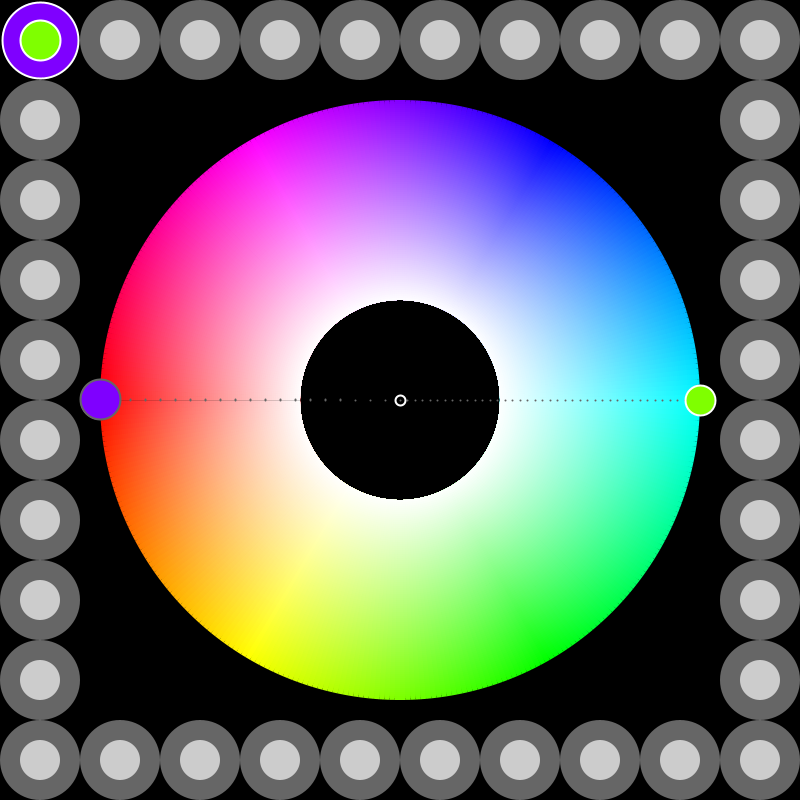
Frame 1 (no input)
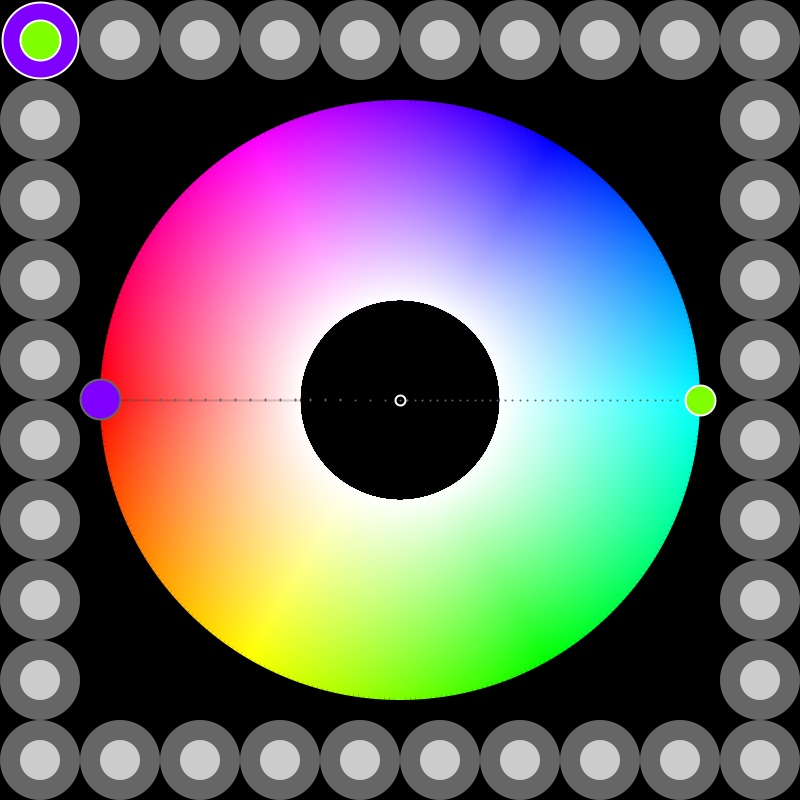
Frame 60 (the mouse pressed at the canvas centre just before this capture)
Frame 120 (the mouse held since frame 60 and released just before this capture): identical to frame 60, image omitted

The Processing sketch that drew these frames (run headless with seeded random() and noise(); from frame 60 on, the mouse is pressed at the canvas centre):

// Processing sketch: processing_152574
// ── processing_152574.pde

/*
 * Creative Coding
 * Week 4, 01 - an interactive colour wheel picker
 * Using code by Indae Hwang and Jon McCormack
 * Copyright (c) 2014 Monash University
 * Using code by Hannu Kulju / Animoottori – 2014 to create array to store and display stored colours
 *
 * This program draws an interactive colour selection wheel
 * Drag the colour circle around the hue wheel to change hue, change the distance
 * from the wheel to control brightness and saturation.
 * Right mouse click to switch between saturation and brightness selection.
 * Another colour circle is displayed showing the colour 180 degrees from the current colour
 *
 */


// colourHandle: the user interface element to changing colours over the wheel
// It has a postion and a size
//
float colorHandleX;
float colorHandleY;
float handleSize = 30;

// boolean isLocked
// the state of handle: when the color handle is pressed, 
// color hand is locked–released as the left mouse button is released 
//
boolean isLocked = false;

// Wheel radius: inner and outer
//
float innerR = 100; // inner
float outerR = 300; // outer
float outerR2 = outerR * 1; // limit of the handle's "pull" range

// current and complementry colour
float hueValue = 90;
float brightValue = 100;
float satValue = 100;
float complementryHue = 0;
PGraphics SatWheel;
PGraphics BrightWheel;
boolean sat_or_bright = true;

color mainC[], bgC[];  //  Main and background Color arrays
int currCol, numCols;  //  Number of color rectangles and current color rectangle

void setup() {

  size(800, 800);
  colorMode(HSB, 360, 100, 100); // use HSB colour mode, H=0->360, S=0->100, B=0->100
  
  satwheel();
  brightwheel();
  colorHandleX = width/2+300;
  colorHandleY = height/2;
  
  //  Added code
  numCols = 36;
  currCol = 0;
  mainC = new color[numCols];
  bgC = new color[numCols];
 
  for (int u=0; u < numCols; u++) {
    mainC[u] = color(0, 0, 80);
    bgC[u] = color(0, 0, 40);
  }
  //  Added code ends
  
}


void draw() {
  //Since were using HSB colour mode this clears the display window to white
  //         H  S  B


  if (sat_or_bright) {
    background(0, 0, 0);
    image(SatWheel,0,0);
  } else {
    background(0, 0, 95);
    image(BrightWheel,0,0);
  }

  // draw reference line at the 0/360 hue boundary
  stroke(0, 40);
  line(width/2 - innerR, height/2, width/2 - outerR2, height/2);

  //draw itten's color wheel - we'll use a QUAD_STRIP for this


  // colour handle Position Update
  colorHandleUpdate();

  //draw dotted line from center to colorhandle
  dotLine(width/2, height/2, colorHandleX, colorHandleY, 40); 

  //draw color handle
  stroke(0,0,100);
  fill(0);
  ellipse(width/2, height/2, 10, 10);
  //   H         S    B
  fill(hueValue, satValue, brightValue);
  ellipse(colorHandleX, colorHandleY, handleSize, handleSize );

  //complementry color for colorHandle (comHand)
  float angleComHand = map( atan2(colorHandleX-width/2, colorHandleY-height/2), -PI, PI, TWO_PI, 0) + HALF_PI;
  float radiusComeHand = outerR;
  float comHandX = width/2  + radiusComeHand * cos(angleComHand);
  float comHandY = height/2 + radiusComeHand * sin(angleComHand);

  //dotline from center to comHand
  dotLine(width/2, height/2, comHandX, comHandY, 20); 

  complementryHue = calculateCompHue(hueValue);

  //println("hueValue: "+hueValue + " + "+"comhue: "+complementryHue);

  fill( complementryHue, satValue, brightValue );
  ellipse(comHandX, comHandY, 40, 40);
  
  pickcols();
}

/*
 * calculateCompHue
 *
 * Calculates the complimentary hue from the hue supplied
 */
float calculateCompHue(float hueValue) {

  // Calculate complimentary color with hueValue
  // The complimentary colour should be 180 degrees opposite the selected colour
  if (hueValue >= 180 && hueValue < 360) {
    return hueValue-180;
  } else 
    return hueValue+180;
}


/*
 * colorHandleUpdate
 *
 * Updates the position and orientation of the colour handle based on
 * mouse position when left mouse button is pressed.
 */
void colorHandleUpdate() {

  // isLocked will be true if we pressed the mouse down while over the handle
  if (isLocked) {

    // calculate angle of handle based on mouse position
    // atan2 value is in the range from pi to -pi
    float angle = atan2(mouseY-height/2, mouseX-width/2  );
    float distance = dist(mouseX, mouseY, width/2, height/2);
    float radius = constrain(distance, innerR, outerR2); 
    colorHandleX = width/2  + radius * cos(angle);
    colorHandleY = height/2 + radius * sin(angle);

    hueValue = map (degrees(angle), -180, 180, 360, 0);

    // map distance from outer edge of the wheel to brightness
    
    if (sat_or_bright) {
      satValue = map(radius, innerR, outerR2, 0, 100);
    } else {
      brightValue = map(radius, innerR, outerR2, 0, 100);
    }
    //Shape for the locked colorHandle 
    noStroke(); 
    fill(0, 0, 85);
    ellipse(colorHandleX, colorHandleY, handleSize+20, handleSize+20);
  }
}


/*
 * isWithinCircle
 * boolean function that returns true if the mouse is within the circle with centre (x,y) radius r
 */
boolean isWithinCircle(float x, float y, float r) {
  float distc = dist(mouseX, mouseY, x, y);
  return (distc <= r);
}

/*
 * dotLine
 * draw a dotted line from (x1,y1) to (x2,y2)
 */
void dotLine(float x1, float y1, float x2, float y2, int dotDetail) {

  for (int i=0; i<=dotDetail; i++) {
    float dotDetailFloat = (float) dotDetail;
    float dotX = lerp(x1, x2, i/dotDetailFloat);
    float dotY = lerp(y1, y2, i/dotDetailFloat);
    strokeWeight(2);
    stroke(0, 0, 40);
    point(dotX, dotY);
  }
}

/*
 * mousePressed
 * When mouse button is first pressed, check if the user has pressed over the colour handle
 * If so, set isLocked to true to lock manipulation of the handle
 *
 */
void mousePressed() {
  if (isWithinCircle(colorHandleX, colorHandleY, handleSize)) {
    isLocked = true;
  }
}

/*
 * mouseReleased
 * Unlock control of the handle
 *
 */
void mouseReleased() {
  // Added code - Prepare next rectangle on the perimeters for color display
  if (isLocked) {  // New rectangle is used only if colorWheel was used
    if (currCol < numCols-1) currCol++;
    else currCol=0;
  }
  //  Added code - ends
  isLocked = false;
}

void pickcols() {
  mainC[currCol] = color(hueValue, satValue, brightValue);
  bgC[currCol] = color(complementryHue, satValue, brightValue);
  ellipseMode(CORNER);
  // Added Code - Create circles for saving color
  int perSide = numCols/4+1;      // Amount of circles per side
  float rectWidth, rectHeight;
  rectWidth = width/(perSide);
  rectHeight = height/(perSide);
  noStroke();
  for (int u = 0; u < numCols; u++) {
    pushMatrix();
    translate(width/2, height/2);
    rotate(HALF_PI*floor(u /(perSide-1)));
    int currBorder = 0;
    if (u == currCol){
     currBorder = 2;
     stroke(0,0,100);
    } else {
      noStroke();
    }
    fill(bgC[u]);
    ellipse(-width/2+ u % (perSide-1) * rectWidth +currBorder, -height/2 + currBorder, width/perSide - currBorder*2, height/perSide -currBorder * 2);
    fill(mainC[u]);
    ellipse(-width/2+ u % (perSide-1) * rectWidth + rectWidth/4, -height/2+ rectHeight/4, width/perSide/2, height/perSide/2);
    popMatrix();
  }
  ellipseMode(CENTER);
}


void satwheel() {
  SatWheel = createGraphics(width, height);
  SatWheel.beginDraw();
  SatWheel.colorMode(HSB, 360, 100, 100);
  SatWheel.noStroke();
  for (int j = 0; j <= 100; j++) {
  SatWheel.beginShape(QUAD_STRIP);

    for (int k=0; k<=360; k++) {
      float angle = radians(1*k-90); // 10 x 36 degree steps
      SatWheel.fill(1*k, 100-j, 100);

      //outside(top)
      SatWheel.vertex(width/2 + (outerR-2*j)*sin(angle), height/2 + (outerR-2*j)*cos(angle) );
      //inside(down)
      SatWheel.vertex(width/2 + (innerR-0*j)*sin(angle), height/2 + (innerR-0*j)*cos(angle) );
    }
    SatWheel.endShape(CLOSE);
  }
    SatWheel.endDraw();
}

void brightwheel() {
  BrightWheel = createGraphics(width, height);
  BrightWheel.beginDraw();
  BrightWheel.colorMode(HSB, 360, 100, 100);
  BrightWheel.noStroke();
  for (int j = 0; j <= 100; j++) {
  BrightWheel.beginShape(QUAD_STRIP);

    for (int k=0; k<=360; k++) {
      float angle = radians(1*k-90); // 10 x 36 degree steps
      BrightWheel.fill(1*k, 100, 100-j);

      //outside(top)
      BrightWheel.vertex(width/2 + (outerR-2*j)*sin(angle), height/2 + (outerR-2*j)*cos(angle) );
      //inside(down)
      BrightWheel.vertex(width/2 + innerR*sin(angle), height/2 + innerR*cos(angle) );
    }
    BrightWheel.endShape(CLOSE);
  }
    BrightWheel.endDraw();
}

void mouseClicked(){
  if (mouseButton == RIGHT) {
    sat_or_bright = !sat_or_bright;
  }
}
